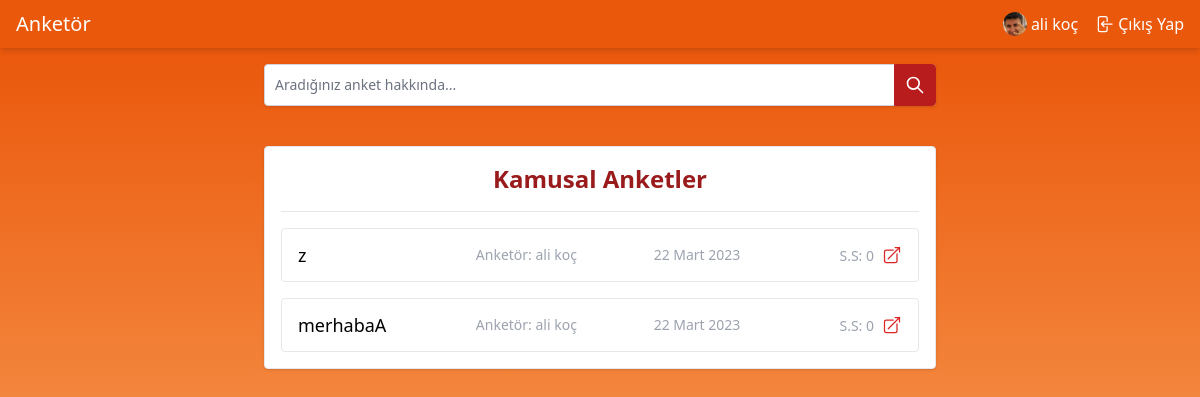
/anketler/ (signed in), run on an earlier commit of the app's database.
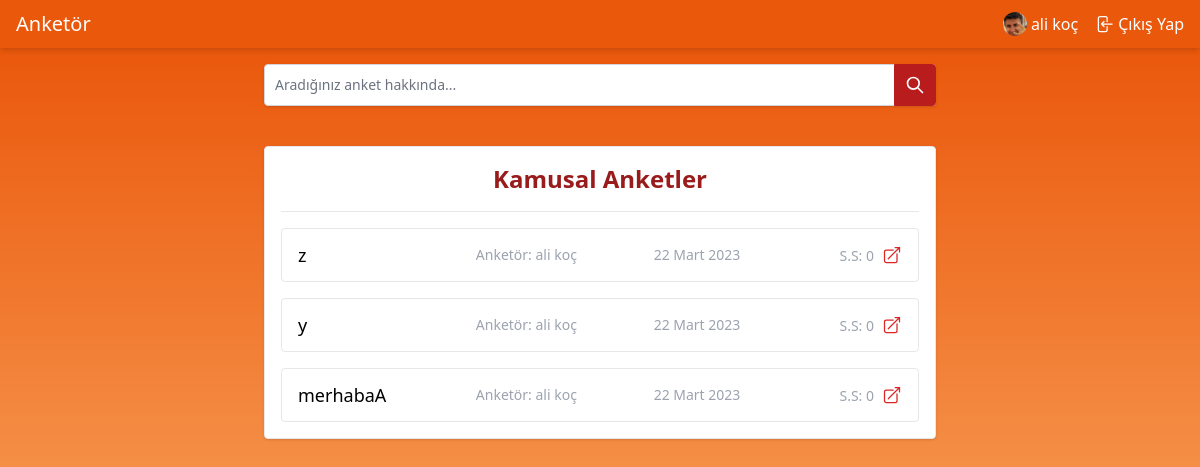
And on a later commit of the database.
### apps/poll/models.py (models this page shows, shortened)
class Poll(models.Model):
    author = models.ForeignKey(
        settings.AUTH_USER_MODEL,
        on_delete=models.CASCADE,
        null=True,
        blank=True
    )
    title = models.CharField(max_length=255)
    slug = models.SlugField(editable=False, null=True, blank=True, unique=True, db_index=True)
    meta_title = models.CharField(max_length=100, null=True, blank=True)
    tags = models.TextField(null=True, blank=True)
    description = models.TextField(null=True, blank=True)
    is_active = models.BooleanField(default=False)
    is_private = models.BooleanField(default=False)
    starts_at = models.DateTimeField(null=True, blank=True,
        help_text="date and time at which the poll open up for voting"
    )
    ends_at = models.DateTimeField(null=True, blank=True,
        help_text="date and time at which the poll closes for voting"
    )
    created_at = models.DateTimeField(auto_now_add=True)
    updated_at = models.DateTimeField(auto_now=True)
    class Meta:
        ordering = ["-id"]
        verbose_name = "Anket"
        verbose_name_plural = "Anketler"
        db_table = "poll"

### apps/account/models.py (models this page shows)
class User(AbstractBaseUser, PermissionsMixin):
    email = models.EmailField(max_length=254, unique=True)
    name = models.CharField(max_length=254, null=True, blank=True)
    is_staff = models.BooleanField(default=False)
    is_superuser = models.BooleanField(default=False)
    is_active = models.BooleanField(default=True)
    last_login = models.DateTimeField(null=True, blank=True)
    date_joined = models.DateTimeField(auto_now_add=True)
    USERNAME_FIELD = 'email'
    EMAIL_FIELD = 'email'
    REQUIRED_FIELDS = ["name"]
    objects = UserManager()
    class Meta:
        verbose_name = "Kullanıcı"
        verbose_name_plural = "Kullanıcılar"

### apps/public_poll/views.py (the view)
# urls.py: path("", ListPublicPool.as_view(), name="pool.public.list")
class ListPublicPool(ListView):
    model = Poll
    template_name = "public_poll/list.html"
    context_object_name = 'polls'
    queryset = Poll.objects.filter(is_active=True, is_private=False)
    def get_queryset(self):
        queryset = super().get_queryset()
        search_value = self.request.GET.get("search")
        if search_value:
            queryset = queryset.filter(
                Q(title__icontains=search_value) |
                Q(description__icontains=search_value) |
                Q(tags__icontains=search_value)
            )
        return queryset

### apps/public_poll/templates/public_poll/list.html (shortened to what this page needs)
{% extends "base.html" %}
{% block content %}
  <section id="list" class="from-orange-600 to-orange-300 bg-gradient-to-b">
    <div class="space-y-10 m-4">
      <div class="max-w-2xl w-full mx-auto">
        <form method="get">
          <div class="relative w-full rounded-l shadow">
            <input type="search" id="search-dropdown"
                   value="{{ request.GET.search }}"
                   name="search"
                   class="block p-2.5 w-full z-20 text-sm text-gray-900 focus:ring-0 border border-gray-300 focus:border-gray-300 rounded"
                   placeholder="Aradığınız anket hakkında...">
            <button type="submit"
                    class="absolute top-0 right-0 p-2.5 text-sm font-medium text-white bg-red-700 border border-red-700 rounded-r hover:bg-red-800">
              <svg aria-hidden="true" class="w-5 h-5" fill="none" stroke="currentColor" viewBox="0 0 24 24"
                   xmlns="http://www.w3.org/2000/svg">
                <path stroke-linecap="round" stroke-linejoin="round" stroke-width="2"
                      d="M21 21l-6-6m2-5a7 7 0 11-14 0 7 7 0 0114 0z"></path>
              </svg>
            </button>
          </div>
        </form>
      </div>
      <div class="max-w-2xl w-full mx-auto">
        <div class="border rounded bg-white space-y-4 p-4 shadow">
          <div class="text-center">
            <h1 class="font-semibold text-2xl text-red-800">Kamusal Anketler</h1>
          </div>
          <hr>
          {% for poll in polls %}
            <div class="border rounded px-4 py-3 hover:bg-gray-200 flex space-x-2 items-center">
              <div class="grid grid-cols-3 items-center w-full">
                <span class="truncate text-lg" title="{{ poll.title }}">{{ poll.title }}</span>
                <span class="text-sm text-gray-400 truncate"
                      title="{{ poll.author.name }}">Anketör: {{ poll.author.name }}</span>
                <span class="text-sm text-gray-400 truncate"
                      title="{{ poll.created_at|date }}">{{ poll.created_at|date }}</span>
              </div>
              <div><span class="text-sm text-gray-400 truncate"
                         title="Soru sayısı">S.S: {{ poll.pollquestion_set.count }}</span></div>
              <div>
                <a href="#">
                </a>
              </div>
            </div>
          {% endfor %}
        </div>
      </div>
    </div>
  </section>
{% endblock %}

What changed in the data, as far as the page shows it:
now on this page (row edited): Poll: title "y", author.name "ali koç", created_at "22 Mart 2023", pollquestion_set.count "0"
